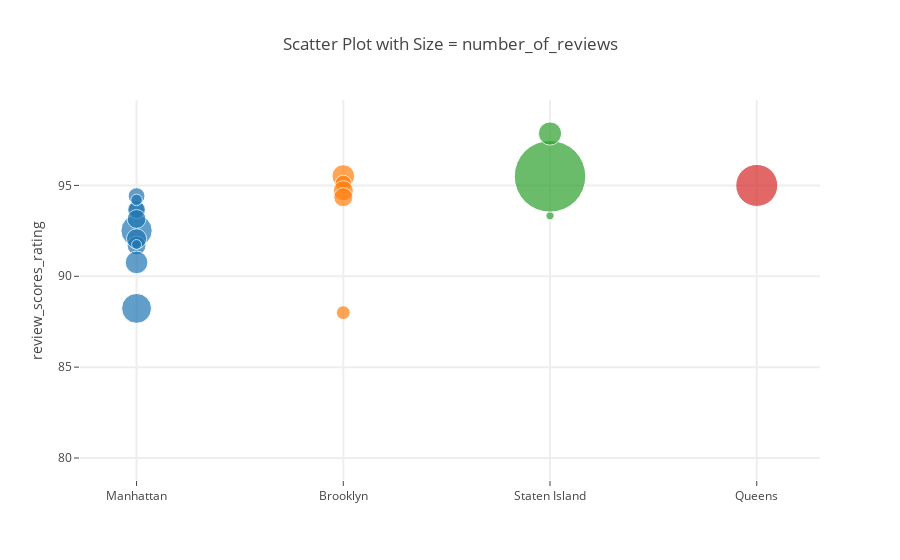

This figure's notebook cell:
### Code cell
size_scatter('neighbourhood_group_cleansed', 'review_scores_rating', 'number_of_reviews' )

### Figure 1 — Plotly figure (JSON) as saved in the notebook; plotly's stock layout.template omitted (floating-point values rounded to 4 significant figures)
{"data": [{"marker": {"size": [31.29, 15.95, 18.91, 17.77, 18.81, 29.91, 16.88, 20.18, 11.62, 22.6, 9.917]}, "mode": "markers", "text": ["number_of_reviews=31.29248596316921</br> Zipcode =10003", "number_of_reviews=15.945256943512682</br> Zipcode =10011", "number_of_reviews=18.90676652892562</br> Zipcode =10013", "number_of_reviews=17.774296797793415</br> Zipcode =10014", "number_of_reviews=18.810971089696075</br> Zipcode =10021", "number_of_reviews=29.905701754385962</br> Zipcode =10022", "number_of_reviews=16.877033937703395</br> Zipcode =10023", "number_of_reviews=20.180494356833645</br> Zipcode =10025", "number_of_reviews=11.622623239436619</br> Zipcode =10028", "number_of_reviews=22.6046511627907</br> Zipcode =10036", "number_of_reviews=9.917482061317681</br> Zipcode =10128"], "type": "scatter", "uid": "57d81a28-5c97-11e9-bb68-3cf862c2ea5b", "x": ["Manhattan", "Manhattan", "Manhattan", "Manhattan", "Manhattan", "Manhattan", "Manhattan", "Manhattan", "Manhattan", "Manhattan", "Manhattan"], "y": [92.51, 93.69, 91.69, 93.66, 93.15, 88.23, 94.41, 92.06, 94.2, 90.76, 91.75]}, {"marker": {"size": [22.67, 16.45, 20.02, 19.02, 13.83]}, "mode": "markers", "text": ["number_of_reviews=22.67068288551852</br> Zipcode =11201", "number_of_reviews=16.446480938416418</br> Zipcode =11215", "number_of_reviews=20.022058823529406</br> Zipcode =11217", "number_of_reviews=19.016645142775143</br> Zipcode =11231", "number_of_reviews=13.833333333333334</br> Zipcode =11234"], "type": "scatter", "uid": "57d81a29-5c97-11e9-9f16-3cf862c2ea5b", "x": ["Brooklyn", "Brooklyn", "Brooklyn", "Brooklyn", "Brooklyn"], "y": [95.52, 95.11, 94.71, 94.35, 88]}, {"marker": {"size": [1, 8.261, 71.5, 23.22]}, "mode": "markers", "text": ["number_of_reviews=1.0</br> Zipcode =10304", "number_of_reviews=8.261437908496731</br> Zipcode =10305", "number_of_reviews=71.5</br> Zipcode =10306", "number_of_reviews=23.22222222222222</br> Zipcode =10312"], "type": "scatter", "uid": "57d81a2a-5c97-11e9-8dd0-3cf862c2ea5b", "x": ["Staten Island", "Staten Island", "Staten Island", "Staten Island"], "y": [80, 93.33, 95.5, 97.86]}, {"marker": {"size": [42]}, "mode": "markers", "text": ["number_of_reviews=42.0</br> Zipcode =11434"], "type": "scatter", "uid": "57d81a2b-5c97-11e9-be5c-3cf862c2ea5b", "x": ["Queens"], "y": [95]}], "layout": {"hovermode": "closest", "showlegend": false, "title": "Scatter Plot with Size = number_of_reviews", "xaxis": {"gridwidth": 2, "ticklen": 5, "type": "category", "zeroline": false}, "yaxis": {"gridwidth": 2, "ticklen": 5, "title": "review_scores_rating"}}}
